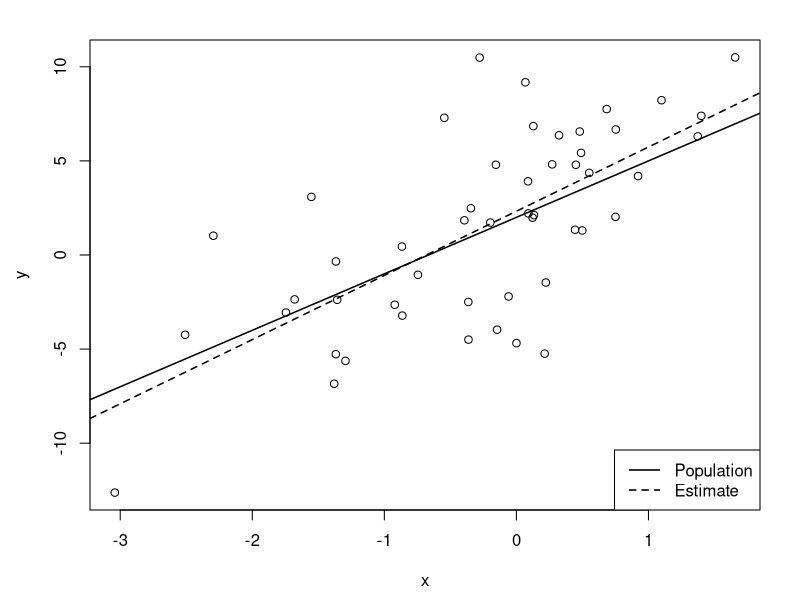
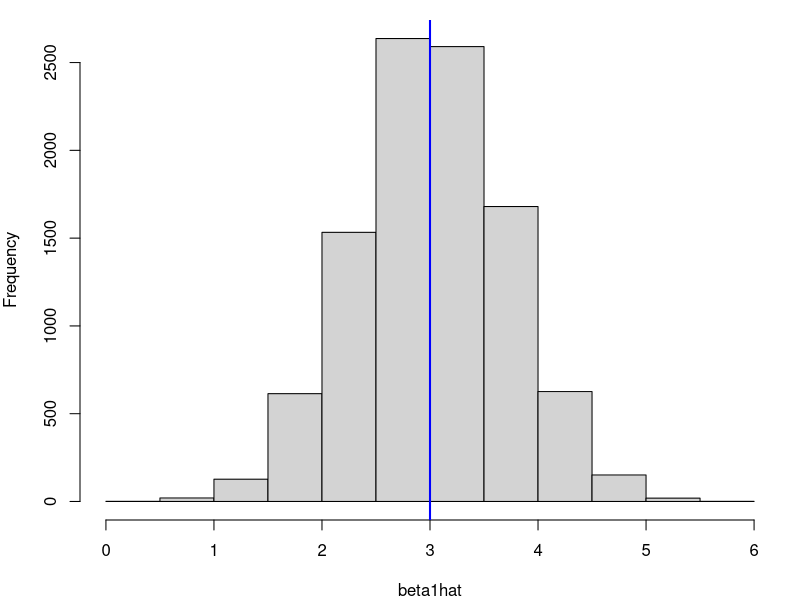

The R script that drew these images, in order:
## ------------------------------------------------------------------------
n <- 50 # sample size
beta0 <- 2 # population intercept
beta1 <- 3 # population slope
sigma <- 5 

set.seed(99)
x <- rnorm(n)
e <- rnorm(n, mean=0, sd=sigma)
y <- beta0 + beta1 * x + e

# estimate SLR model from simulated data
lm1 <- lm(y ~ x)
summary(lm1)


## ----fig.width=5, fig.height=4-------------------------------------------
par(mar=c(4.5,4.5,2,2)) #adjust margins
plot(y ~ x)
abline(beta0, beta1, lwd=1.5, lty=1) # population regression line
abline(lm1, lwd=1.5, lty=2) # least squares estimate
legend('bottomright', lwd=1.5, lty=c(1, 2), c('Population', 'Estimate'))


## ------------------------------------------------------------------------
set.seed(99)
beta1hat <- rep(0, 10000) # initialize vector of slope estimates
x <- rnorm(n) # simulate x values
for(i in 1:10000) {
  e <- rnorm(n, mean=0, sd=sigma)
  y <- beta0 + beta1 * x + e
  lm_i <- lm(y ~ x)
  beta1hat[i] <- as.numeric(coef(lm_i)[2])
}


## ----fig.width=4, fig.height=3-------------------------------------------
par(mar=c(4,4,1,1)) #adjust margins
hist(beta1hat, main='')
abline(v=3, col='blue', lwd=2)


## ------------------------------------------------------------------------
# variance of the slope estimates
var(beta1hat) 
# true (analytic) variance
SXX <- sum((x - mean(x))^2)
sigma^2 / SXX

